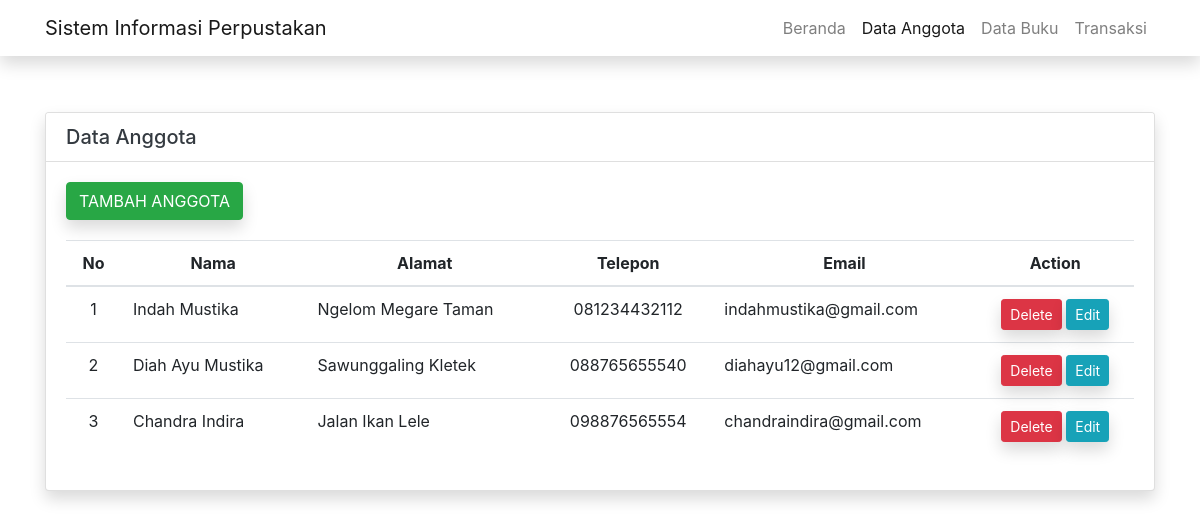
The page /anggota-tampil.php on the database its author committed.
### tables this page shows
CREATE TABLE `anggota` (
  `id` int(11) NOT NULL,
  `nama` varchar(50) NOT NULL,
  `alamat` varchar(50) NOT NULL,
  `telepon` varchar(20) NOT NULL,
  `email` varchar(50) NOT NULL
);

### anggota-select.php (called while the page is built)
<?php
	function selectAnggota(){
		$conn 	= mysqli_connect("localhost", "root", "", "jwd_perpus");
		$sql 	= "SELECT * FROM anggota";
		$rows   = array();
		$query 	= mysqli_query($conn, $sql);
		while ($row = mysqli_fetch_array($query)) {
			$rows[] = $row;
		}
		return $rows;
	}
?>

### anggota-tampil.php (the view, shortened to what this page needs)
<?php
require_once('anggota-select.php');
$data = selectAnggota();
?>
<html>
<head>
	<link rel="stylesheet" href="https://cdn.jsdelivr.net/npm/bootstrap@4.6.1/dist/css/bootstrap.min.css">
</head>
<body>
	<nav class="navbar navbar-expand-lg navbar-light bg-gray shadow">
		<div class="container">
			<a class="navbar-brand" href="">Sistem Informasi Perpustakan</a>
			<ul class="navbar-nav ml-auto">
				<li class="nav-item"><a class="nav-link" href="index.php">Beranda</a></li>
				<li class="nav-item"><a class="nav-link active" href="anggota-tampil.php">Data Anggota</a></li>
				<li class="nav-item"><a class="nav-link" href="buku-tampil.php">Data Buku</a></li>
				<li class="nav-item"><a class="nav-link" href="transaksi-tampil.php">Transaksi</a></li>
			</ul>
		</div>
	</nav>
	<div class="container">
		<h1 class="display text-white">.</h1>
		<div class="card shadow">
			<h5 class="card-header bg-white text-dark">Data Anggota</h5>
			<div class="card-body">
				<button type="button" class="btn btn-success shadow" data-toggle="modal" data-target="#exampleModal"
				style="margin-bottom: 20px">TAMBAH ANGGOTA</button>
				<div class="table-responsive">
					<table class="table table-hover" width="99%" cellspacing="0"  id="example" class="display">
						<thead>
							<tr>
								<th><center>No</center></th>
								<th><center>Nama</center></th>
								<th><center>Alamat</center></th>
								<th><center>Telepon</center></th>
								<th><center>Email</center></th>
								<th><center>Action</center></th>
							</tr>
						</thead>
						<tbody>
							<?php
							$count = 0;
							foreach($data as $value):
								$count++;
								?>
								<tr>
									<td><center><?php echo $count; ?></center></td>
									<td><?php echo $value[1]; ?></td>
									<td><?php echo $value[2]; ?></td>
									<td><center><?php echo $value[3]; ?></center></td>
									<td><?php echo $value[4]; ?></td>
									<td>
										<center>
											<a class="btn btn-danger btn-sm shadow" href="anggota-delete.php?id=<?php echo $value[0];?>">Delete</a>
											<a class="btn btn-info btn-sm shadow" href="anggota-edit.php?id=<?php echo $value[0];?>">Edit</a>
										</center>
									</td>
								</tr>
							<?php endforeach; ?>
						</tbody>
					</table>
				</div>
			</div>
		</div>
	</div>
</body>
</html>

### rows shown on the page
anggota: nama "Indah Mustika", alamat "Ngelom Megare Taman", telepon "081234432112", email "indahmustika@gmail.com"
anggota: nama "Diah Ayu Mustika", alamat "Sawunggaling Kletek", telepon "088765655540", email "diahayu12@gmail.com"
anggota: nama "Chandra Indira", alamat "Jalan Ikan Lele", telepon "098876565554", email "chandraindira@gmail.com"
